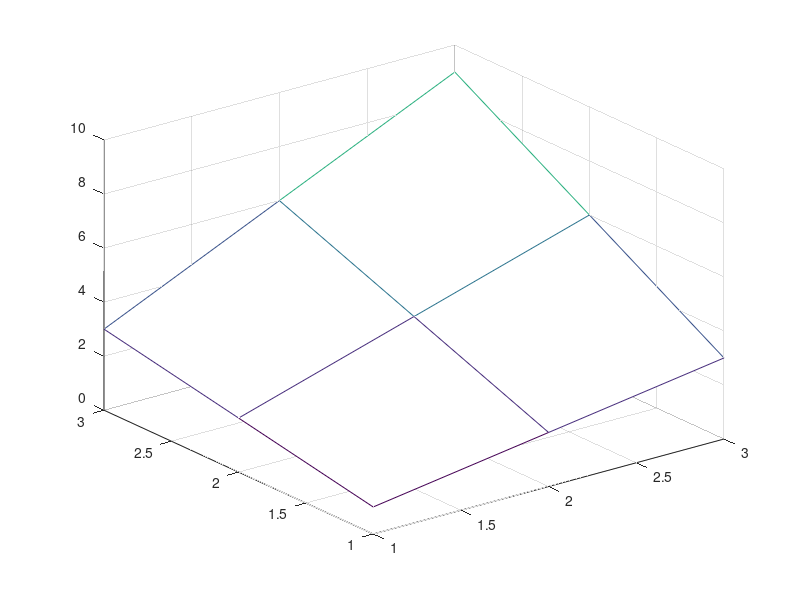

MATLAB code for this plot:
data = zeros(3, 3);
for i = 1:3
   for j = 1:3
       data(i, j) = i * j;
   end
end

%figure
%axis([1 3 2 4]);
mesh(data);